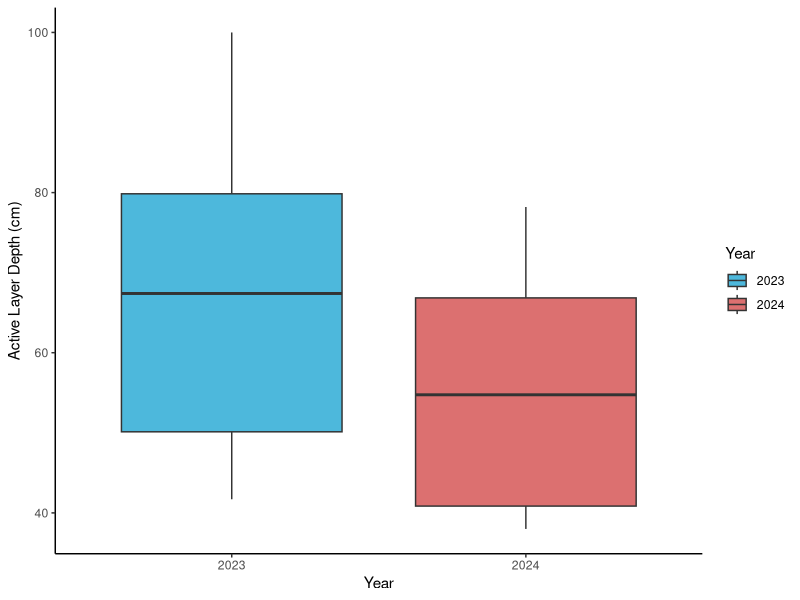
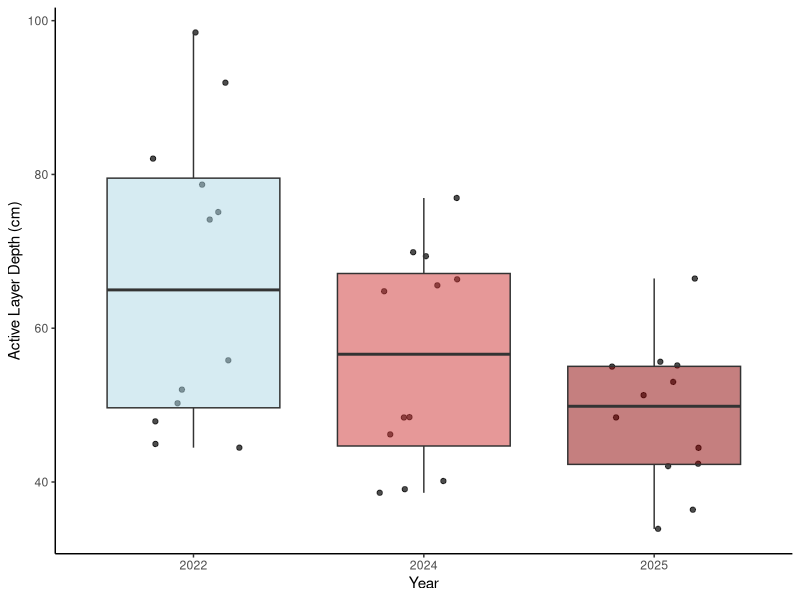

These figures' R source, in order: (Note: this script raises an error after producing the figures.)
# ACTIVE LAYER DEPTH COMPARISON
# 19/01/2026

# LOAD LIBRARIES----
library(ggplot2)
library(dplyr)
library(readxl)
library(tidyr)

# LOAD DATA----
ald_data <- read_excel("datasets/QHI_roots_data/active_layer_depths_data.xlsx")
ald_all_years<-read_excel("datasets/QHI_roots_data/active_layer_thaw_combined.xlsx")

# DATA CLEANING----
ald_data$year <- as.factor(ald_data$year)
ald_all_years$year <- as.factor(ald_all_years$year)

# ACTIVE LAYER 2022 VS 2024 ----
(ald_plot<-ald_data %>%
    filter(year %in% c(2023, 2024)) %>%
    ggplot(aes(x = year, y = depth, fill = as.factor(year))) +
    geom_boxplot(position = position_dodge(width = 0.8), alpha = 0.7) +
    labs(
      x = "Year",
      y = "Active Layer Depth (cm)",
      fill = "Year") +
    scale_fill_manual(values = c("2023" = "deepskyblue3", "2024" = "brown3"))+
    theme_classic() 
)

# WTF is active layer depth decreasing post heatwave- surely over the years active layer is getting bigger from permafrost thawing 
# some explanations 
# 1. Measurement error or inconsistencies in data collection methods between years or mixed up two years when putting data folder together 
# 2. Unusual weather patterns in 2024 that led to shallower active layers, such as increased precipitation or cooler temperatures (though doesn't correlate with temperature data)
# 3. Changes in vegetation cover or soil composition that could affect insulation and heat transfer to the permafrost layer- i.e. increase in vegetation cover, more mosses under warmer temperatures, create blanket and insulate?

# OLD PLOT -- ACTIVE LAYER 2022, 2024, 2025 COMPARISON----
(ald_all_years_plot<-ald_all_years %>%
    ggplot(aes(x = year, y = thaw_av, fill = as.factor(year))) +
    geom_jitter(width = 0.2, alpha = 0.7) +
    geom_boxplot(position = position_dodge(width = 0.8), alpha = 0.5) +
    labs(
      x = "Year",
      y = "Active Layer Depth (cm)",
      fill = "Year") +
    scale_fill_manual(values = c("2022" = "lightblue", "2024" = "brown3", "2025"= "darkred"))+
    theme_classic()+
    theme(legend.position = "none")
)

# Why is active layer decreasing over time? Unless its been labelled wrong and instead of active layer it should be permafrost layer? But how would they measure that?
# Makes more sense that over the years, with heatwaves and CC for active layer depth to increase as permafrost thaw increases?
# worth noting though that our root core depths only go to 30 cm which isn't even the minimum of any of these ald 
# so maybe the active layer depth data is correct but our root data isn't deep enough to capture roots in the full active layer?


# NEW PLOT- ACTIVE LAYER 2022, 2024, 2025 COMPARISON----

# clean data
ald_all_years <- ald_all_years %>%
  mutate(year = as.factor(year))
# filter data for in 2022 doy 217, in 2024 doy 223 & 224, in 2025 doy 223 & 225
ald_filtered <- ald_all_years %>%
  filter((year == 2022 & doy == 217) |
           (year == 2024 & doy %in% c(223, 224)) |
           (year == 2025 & doy %in% c(223, 225)))
# filtering for last sampling dates in each year to compare ALD across years 

# plot 
(ald_all_years_plot <- ggplot(ald_filtered, aes(x = year, y = thaw_av, fill = year)) +
    geom_jitter(width = 0.2, alpha = 0.7) +
    geom_boxplot(position = position_dodge(width = 0.8), alpha = 0.5) +
    labs(title = "Active Layer Depth Across Years at End of Growing Season",
         x = "Year",
         y = "Active Layer Depth (cm)") +
    scale_fill_manual(values = c("2022" = "brown1", "2024" = "brown3", "2025"= "darkred"))+
    theme_classic() +
    theme(legend.position = "none")
)


# ANOVA TEST ACTIVE LAYER DEPTH YEARS----
anova_ald<- aov(thaw_av ~ year, data = ald_all_years)
summary(anova_ald)
# significant difference in active layer depth between years (p-value = 0.0213)


# CHECK ASSUMPTIONS----
# normality of residuals
plot(anova_ald)
shapiro.test(residuals(anova_ald))
hist(residuals(anova_ald))
# normal?

# homogeneity of variance
bartlett.test(thaw_av ~ year, data = ald_all_years)
# also fine


# ACTIVE LAYER PAST YEARS----
# incls years post large thaw in 2023 
(ald_all_years<-ald_all_years %>%
    ggplot(aes(x = year, y = thaw_av)) +
    geom_point(alpha = 0.5) +
    geom_smooth(method = "lm")+
    labs(x = "Year",
         y = "Active Layer Depth (cm)") +
    theme_classic()+
    theme(axis.text.x = element_text(angle = 45, hjust = 1))+
   scale_y_reverse()+
   geom_hline(yintercept = 0, linetype = "dashed", color = "black", linewidth = 1)
   
)

# analysis of the line- not right, want to determine significance of ald across all years 
mod1<-lm(thaw_av ~ year, data= ald_all_years)
summary(mod1)


# normality of residuals
plot(mod1)
shapiro.test(residuals(mod1))
hist(residuals(mod1))
# normal


# interesting, inclusion of 2024 and 2024 now changes the pattern
# from Isla's report, up until 2023, ALDs were increasing, but now decreasing/not changed now since 1986
# but this hides what has actually been happening i.e. the large thawing in 2023
# climate change is impacting, unlike what this figure would suggets 


# do figure removing years 2024 and 2025 to see how its been increasing ALD 
